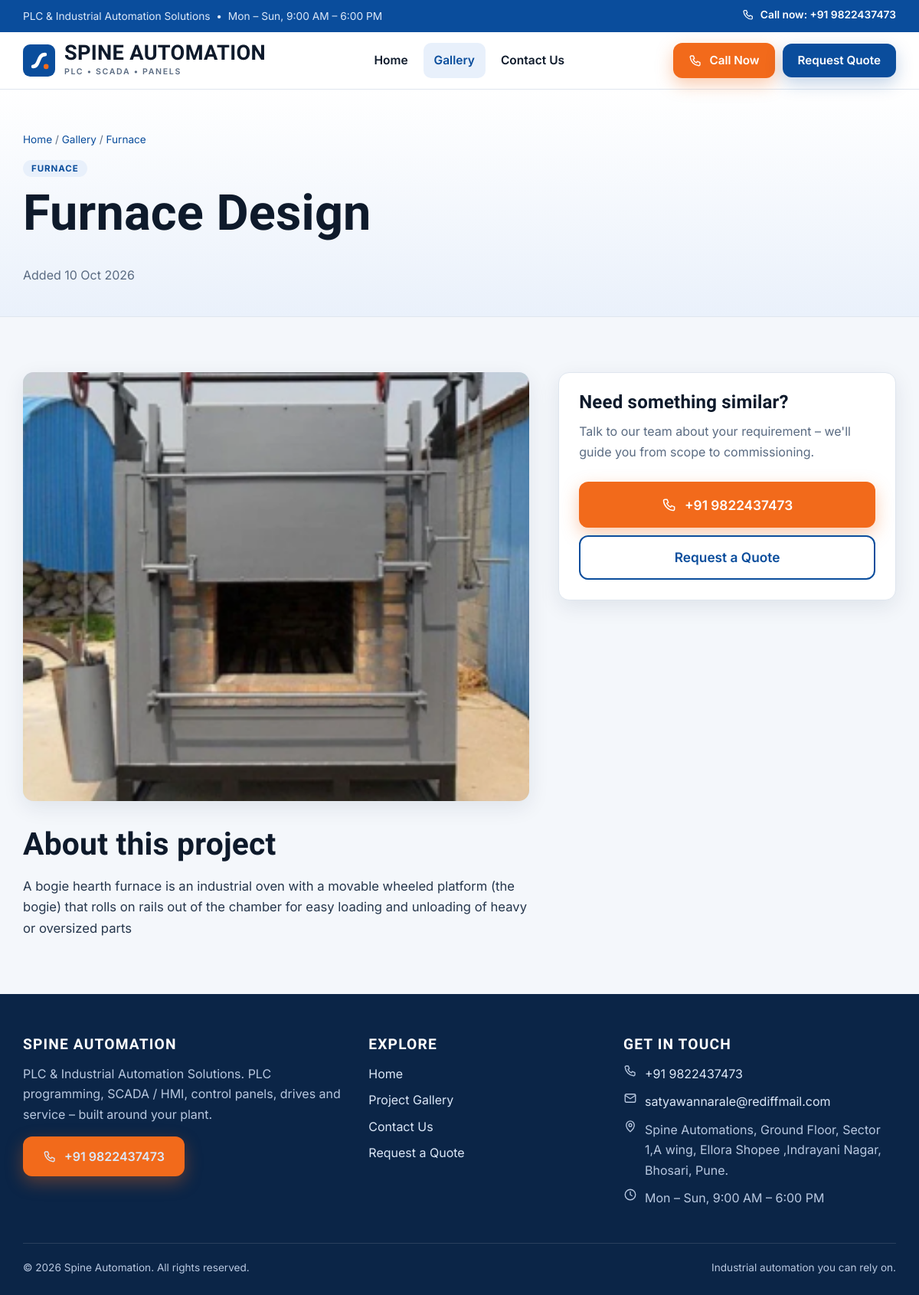
Screenshot of /project/2 with the database file from the repository.
### tables this page shows
CREATE TABLE categories (
    id   INTEGER PRIMARY KEY AUTOINCREMENT,
    name TEXT NOT NULL UNIQUE COLLATE NOCASE,
    slug TEXT NOT NULL UNIQUE
);

CREATE TABLE projects (
    id          INTEGER PRIMARY KEY AUTOINCREMENT,
    title       TEXT NOT NULL,
    description TEXT NOT NULL,
    category_id INTEGER NOT NULL REFERENCES categories(id),
    cover_image TEXT NOT NULL,
    created_at  TEXT NOT NULL DEFAULT (datetime('now'))
);

### app.py (the view)
@app.route("/project/<int:project_id>")
def project_detail(project_id):
    db = get_db()
    rows = fetch_projects(db, "WHERE p.id = ?", (project_id,))
    if not rows:
        abort(404, "That project could not be found.")
    project = rows[0]
    images = db.execute("SELECT * FROM project_images WHERE project_id = ? ORDER BY id",
                        (project_id,)).fetchall()
    related = fetch_projects(db, "WHERE p.category_id = ? AND p.id != ?",
                             (project["category_id"], project_id), limit=3)
    return render_template("project.html", project=project, images=images, related=related)

### app.py (called while the page is built)
def connect():
    conn = sqlite3.connect(DB_PATH)
    conn.row_factory = sqlite3.Row
    conn.execute("PRAGMA foreign_keys = ON")
    return conn

def get_db():
    if "db" not in g:
        g.db = connect()
    return g.db

def fetch_projects(db, where="", args=(), limit=None):
    sql = ("SELECT p.*, c.name AS category_name, c.slug AS category_slug "

           "FROM projects p JOIN categories c ON c.id = p.category_id "

           f"{where} ORDER BY p.created_at DESC, p.id DESC")
    if limit:
        sql += f" LIMIT {int(limit)}"
    return db.execute(sql, args).fetchall()

def parse_db_time(value):
    return datetime.strptime(value, "%Y-%m-%d %H:%M:%S").replace(tzinfo=timezone.utc)

@app.template_filter("date")
def fmt_date(value):
    return parse_db_time(value).astimezone(LOCAL_TZ).strftime("%d %b %Y")

@app.template_filter("excerpt")
def excerpt(value, n=120):
    value = re.sub(r"\s+", " ", value).strip()
    return value if len(value) <= n else value[: n - 1].rstrip() + "…"

@app.before_request
def csrf_protect():
    if request.method == "POST":
        token = session.get("_csrf", "")
        sent = request.form.get("csrf_token", "")
        if not token or not hmac.compare_digest(token, sent):
            abort(400, "Your form expired or was invalid. Please go back, refresh the page and try again.")

@app.after_request
def security_headers(resp):
    resp.headers.setdefault("X-Content-Type-Options", "nosniff")
    resp.headers.setdefault("X-Frame-Options", "SAMEORIGIN")
    resp.headers.setdefault("Referrer-Policy", "strict-origin-when-cross-origin")
    resp.headers.setdefault("Permissions-Policy", "camera=(), microphone=(), geolocation=()")
    if request.path == "/admin" or request.path.startswith("/admin/"):
        resp.headers["X-Robots-Tag"] = "noindex, nofollow, noarchive"
        resp.headers["Cache-Control"] = "no-store"
    return resp

@app.context_processor
def inject_globals():
    ctx = {
        "company": COMPANY,
        "year": datetime.now().year,
        "is_admin": bool(session.get("admin")),
    }
    if request.path.startswith("/admin") and session.get("admin"):
        ctx["unread_count"] = get_db().execute(
            "SELECT COUNT(*) FROM inquiries WHERE is_read = 0").fetchone()[0]
    return ctx

### templates/project.html (shortened to what this page needs)
{% extends 'base.html' %}
{% from '_icons.html' import icon %}
{% block content %}
<section class="page-head">
  <div class="wrap">
    <div class="crumbs"><a href="{{ url_for('home') }}">Home</a> / <a href="{{ url_for('gallery') }}">Gallery</a> / <a href="{{ url_for('gallery', cat=project.category_slug) }}">{{ project.category_name }}</a></div>
    <span class="badge">{{ project.category_name }}</span>
    <h1 style="margin-top:12px">{{ project.title }}</h1>
    <p>Added {{ project.created_at | date }}</p>
  </div>
</section>
<section class="section">
  <div class="wrap detail">
    <div>
      <div class="cover"><img src="{{ url_for('media', filename=project.cover_image) }}" alt="{{ project.title }}" data-lb></div>
      <h2 style="margin-top:34px">About this project</h2>
      <div class="desc">{{ project.description }}</div>
    </div>
    <aside class="card side">
      <h3>Need something similar?</h3>
      <p style="color:var(--muted)">Talk to our team about your requirement – we'll guide you from scope to commissioning.</p>
      <a class="btn btn-call btn-lg" href="{{ company.phone_href }}">{{ icon('phone', 20) }} {{ company.phone_display }}</a>
      <a class="btn btn-ghost btn-lg" href="{{ url_for('contact', ref=project.title) }}#form">Request a Quote</a>
    </aside>
  </div>
</section>
{% endblock %}

### templates/base.html (style rules this page uses)
:root { --bg:#f4f7fb; --card:#fff; --ink:#0e1a2b; --muted:#5a6b82; --line:#dfe6ef; --blue:#0a4d9c; --blue-d:#083c7a; --blue-l:#e8f0fb; --orange:#f26a1b; --orange-d:#d85a10; --radius:14px; --shadow:0 8px 28px rgba(15,35,70,.09); --head:'Barlow Condensed','Inter',system-ui,sans-serif; }
* { box-sizing:border-box }
html { scroll-behavior:smooth }
body { margin:0;font-family:'Inter',system-ui,-apple-system,'Segoe UI',Roboto,sans-serif;color:var(--ink);background:var(--bg);line-height:1.65;-webkit-font-smoothing:antialiased }
img { max-width:100%;display:block }
a { color:var(--blue);text-decoration:none }
h1,h2,h3,h4 { font-family:var(--head);font-weight:700;line-height:1.08;margin:0 0 .5em;letter-spacing:.2px }
h1 { font-size:clamp(2.1rem,5.4vw,4.1rem) }
h2 { font-size:clamp(1.9rem,3.4vw,2.7rem) }
h3 { font-size:1.5rem }
p { margin:0 0 1em }
.wrap { width:100%;max-width:1180px;margin:0 auto;padding:0 20px }
.section { padding:72px 0 }
.btn { display:inline-flex;align-items:center;justify-content:center;gap:10px;font:600 1rem/1 'Inter',sans-serif;padding:15px 24px;border-radius:12px;border:2px solid transparent;cursor:pointer;transition:transform .15s,box-shadow .15s,background .15s;text-decoration:none!important;white-space:nowrap }
.btn-call { background:var(--orange);color:#fff;box-shadow:0 8px 22px rgba(242,106,27,.35) }
.btn-ghost { background:#fff;color:var(--blue);border-color:var(--blue) }
.btn-lg { padding:18px 28px;font-size:1.08rem }
.card { background:var(--card);border:1px solid var(--line);border-radius:var(--radius);box-shadow:var(--shadow) }
.badge { align-self:flex-start;font-size:.72rem;font-weight:700;letter-spacing:.08em;text-transform:uppercase;background:var(--blue-l);color:var(--blue);border-radius:999px;padding:4px 11px }
.page-head { background:linear-gradient(180deg,#fff,#eaf1fb);border-bottom:1px solid var(--line);padding:54px 0 40px }
.page-head p { color:var(--muted);max-width:640px;margin:0 }
.crumbs { font-size:.85rem;color:var(--muted);margin-bottom:12px }
.detail { display:grid;grid-template-columns:1.5fr 1fr;gap:38px;align-items:start }
.cover { border-radius:var(--radius);overflow:hidden;box-shadow:var(--shadow);background:#dfe6ef }
.cover img { width:100%;max-height:560px;object-fit:cover;cursor:zoom-in }
.desc { white-space:pre-line;color:#26374d;font-size:1.04rem }
.side { position:sticky;top:96px;padding:26px }
.side .btn { width:100%;margin-top:10px }

### rows the page displays
categories: category_name "Furnace", category_name "FURNACE"
projects: title "Furnace Design", created_at "10 Oct 2026", cover_image (picture), description "A bogie hearth furnace is an industrial oven with a movable wheeled platform (the bogie) that rolls on rails out of the chamber for easy loading and unloading of heavy or oversized parts"

### other values shown
{{ company.tagline }} "PLC & Industrial Automation Solutions"
{{ company.hours }} "Mon – Sun, 9:00 AM – 6:00 PM"
{{ company.phone_display }} "+91 9822437473"
{{ company.name | upper }} "SPINE AUTOMATION"
{{ company.name }} "SPINE AUTOMATION"
{{ company.email }} "satyawannarale@rediffmail.com"
{{ company.address }} "Spine Automations, Ground Floor, Sector 1,A wing, Ellora Shopee ,Indrayani Nagar, Bhosari, Pune."
{{ company.name }} "Spine Automation"
